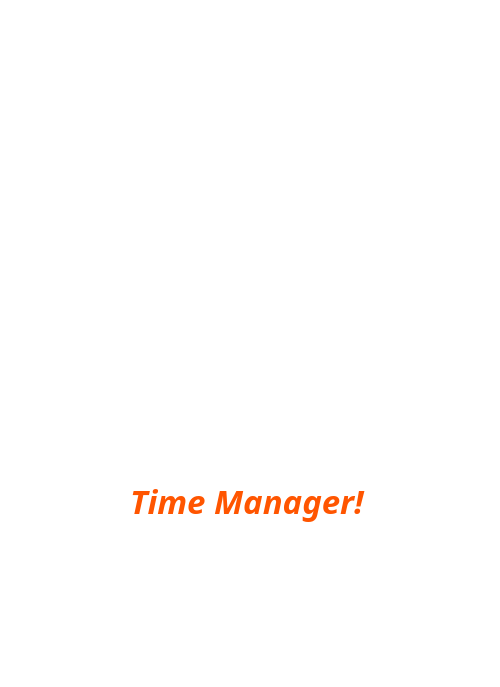
<?xml version="1.0" encoding="UTF-8"?>
<ui version="4.0">
 <class>WelcomeWindow</class>
 <widget class="QMainWindow" name="WelcomeWindow">
  <property name="geometry">
   <rect>
    <x>0</x>
    <y>0</y>
    <width>500</width>
    <height>687</height>
   </rect>
  </property>
  <property name="windowTitle">
   <string>MainWindow</string>
  </property>
  <widget class="QWidget" name="centralwidget">
   <widget class="QListView" name="listView">
    <property name="geometry">
     <rect>
      <x>-10</x>
      <y>-50</y>
      <width>511</width>
      <height>741</height>
     </rect>
    </property>
    <property name="font">
     <font>
      <family>Mistral</family>
     </font>
    </property>
    <property name="styleSheet">
     <string notr="true">border-image:url(:/background/resource/background/bg1.jpg)</string>
    </property>
   </widget>
   <widget class="QLabel" name="label">
    <property name="geometry">
     <rect>
      <x>20</x>
      <y>250</y>
      <width>231</width>
      <height>121</height>
     </rect>
    </property>
    <property name="font">
     <font>
      <family>Harlow Solid Italic</family>
      <pointsize>40</pointsize>
      <weight>75</weight>
      <italic>true</italic>
      <bold>true</bold>
     </font>
    </property>
    <property name="styleSheet">
     <string notr="true">color:rgb(255, 255, 255)</string>
    </property>
    <property name="text">
     <string>Hello! </string>
    </property>
   </widget>
   <widget class="QLabel" name="label_2">
    <property name="geometry">
     <rect>
      <x>20</x>
      <y>390</y>
      <width>361</width>
      <height>71</height>
     </rect>
    </property>
    <property name="font">
     <font>
      <family>Imprint MT Shadow</family>
      <pointsize>35</pointsize>
      <weight>75</weight>
      <italic>true</italic>
      <bold>true</bold>
     </font>
    </property>
    <property name="styleSheet">
     <string notr="true">color:rgb(255, 255, 255)</string>
    </property>
    <property name="text">
     <string>Minion's </string>
    </property>
   </widget>
   <widget class="QLabel" name="label_3">
    <property name="geometry">
     <rect>
      <x>130</x>
      <y>460</y>
      <width>421</width>
      <height>81</height>
     </rect>
    </property>
    <property name="font">
     <font>
      <family>Impact</family>
      <pointsize>25</pointsize>
      <weight>75</weight>
      <italic>true</italic>
      <bold>true</bold>
     </font>
    </property>
    <property name="styleSheet">
     <string notr="true">color:rgb(255, 85, 0)</string>
    </property>
    <property name="text">
     <string>Time Manager!</string>
    </property>
   </widget>
   <widget class="QLabel" name="label_4">
    <property name="geometry">
     <rect>
      <x>100</x>
      <y>520</y>
      <width>321</width>
      <height>191</height>
     </rect>
    </property>
    <property name="styleSheet">
     <string notr="true">border-image:url(:/picture/resource/pic/f915d427c7ce4ae8afb9ab696751defe.ico)</string>
    </property>
    <property name="text">
     <string/>
    </property>
   </widget>
   <widget class="QLabel" name="label_5">
    <property name="geometry">
     <rect>
      <x>210</x>
      <y>340</y>
      <width>291</width>
      <height>61</height>
     </rect>
    </property>
    <property name="font">
     <font>
      <family>Harlow Solid Italic</family>
      <pointsize>25</pointsize>
      <weight>75</weight>
      <italic>true</italic>
      <bold>true</bold>
     </font>
    </property>
    <property name="styleSheet">
     <string notr="true">color:rgb(255, 255, 255)</string>
    </property>
    <property name="text">
     <string>Welcome to </string>
    </property>
   </widget>
   <zorder>listView</zorder>
   <zorder>label_3</zorder>
   <zorder>label</zorder>
   <zorder>label_4</zorder>
   <zorder>label_2</zorder>
   <zorder>label_5</zorder>
  </widget>
 </widget>
 <resources>
  <include location="resource.qrc"/>
 </resources>
 <connections/>
</ui>
